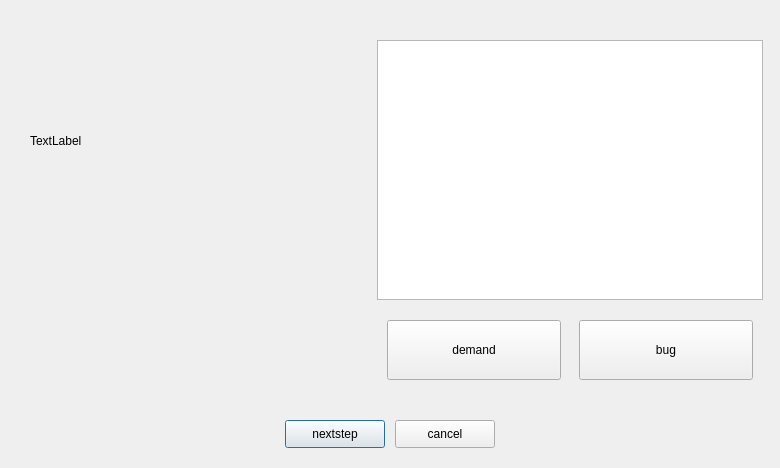
<?xml version="1.0" encoding="UTF-8"?>
<ui version="4.0">
 <class>ZTPreviewDlg</class>
 <widget class="QDialog" name="ZTPreviewDlg">
  <property name="geometry">
   <rect>
    <x>0</x>
    <y>0</y>
    <width>780</width>
    <height>468</height>
   </rect>
  </property>
  <property name="windowTitle">
   <string>zentaopreview</string>
  </property>
  <widget class="QPushButton" name="btnOkay">
   <property name="geometry">
    <rect>
     <x>285</x>
     <y>420</y>
     <width>100</width>
     <height>28</height>
    </rect>
   </property>
   <property name="text">
    <string>nextstep</string>
   </property>
  </widget>
  <widget class="QPushButton" name="btnCancel">
   <property name="geometry">
    <rect>
     <x>395</x>
     <y>420</y>
     <width>100</width>
     <height>28</height>
    </rect>
   </property>
   <property name="text">
    <string>cancel</string>
   </property>
  </widget>
  <widget class="QLabel" name="imgview">
   <property name="geometry">
    <rect>
     <x>30</x>
     <y>50</y>
     <width>297</width>
     <height>181</height>
    </rect>
   </property>
   <property name="text">
    <string>TextLabel</string>
   </property>
  </widget>
  <widget class="QPushButton" name="btnDemand">
   <property name="geometry">
    <rect>
     <x>387</x>
     <y>320</y>
     <width>174</width>
     <height>60</height>
    </rect>
   </property>
   <property name="text">
    <string>demand</string>
   </property>
  </widget>
  <widget class="QPushButton" name="btnBug">
   <property name="geometry">
    <rect>
     <x>579</x>
     <y>320</y>
     <width>174</width>
     <height>60</height>
    </rect>
   </property>
   <property name="text">
    <string>bug</string>
   </property>
  </widget>
  <widget class="QListView" name="listView">
   <property name="geometry">
    <rect>
     <x>377</x>
     <y>40</y>
     <width>386</width>
     <height>260</height>
    </rect>
   </property>
  </widget>
  <widget class="QLabel" name="labelSeparation">
   <property name="geometry">
    <rect>
     <x>350</x>
     <y>0</y>
     <width>1</width>
     <height>380</height>
    </rect>
   </property>
   <property name="text">
    <string/>
   </property>
  </widget>
 </widget>
 <resources/>
 <connections/>
</ui>
